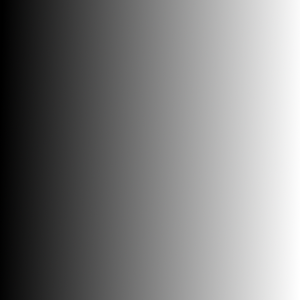
#> input picture opencv/data/gradient.png, 300 x 300 px
$ python p053_thresh_01.py
#> lines starting #> are read from the running program, lines starting #| are printed output that depends on the picture; after the words box and inside, x2 and y2 are one past the last pixel; in counts of white or black regions, pixels touching at a corner belong together
# coding: utf-8

import cv2
import numpy as np
from matplotlib import pyplot as plt

img = cv2.imread( './data/gradient.png',0)
#> img: shape (300, 300); min 0, max 255, mean 126.3

ret,thresh1 = cv2.threshold(img,127,255,cv2.THRESH_BINARY)
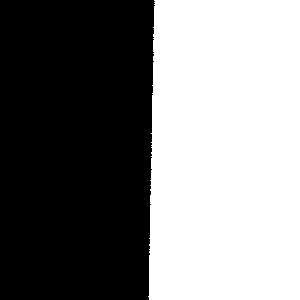
#> thresh1: shape (300, 300); 49.5% white; 1 white region, box (x1, y1, x2, y2) and area: (148, 0, 300, 300) 44573
ret,thresh2 = cv2.threshold(img,127,255,cv2.THRESH_BINARY_INV)
ret,thresh3 = cv2.threshold(img,127,255,cv2.THRESH_TRUNC)
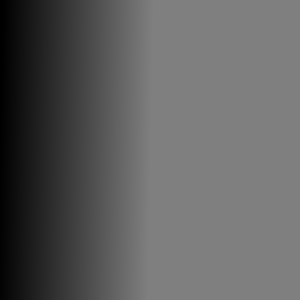
#> thresh3: shape (300, 300); min 0, max 127, mean 95.1
ret,thresh4 = cv2.threshold(img,127,255,cv2.THRESH_TOZERO)
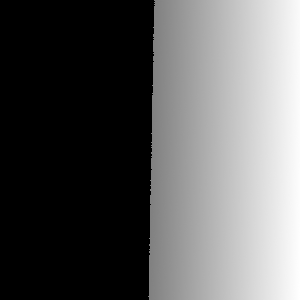
#> thresh4: shape (300, 300); min 0, max 255, mean 94.1
ret,thresh5 = cv2.threshold(img,127,255,cv2.THRESH_TOZERO_INV)
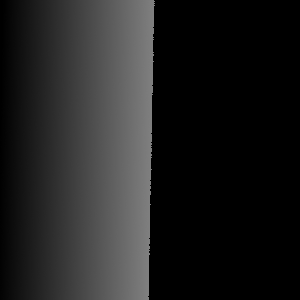
#> thresh5: shape (300, 300); min 0, max 127, mean 32.2

titles = ['Original Image','BINARY','BINARY_INV','TRUNC','TOZERO','TOZERO_INV']
images = [img, thresh1, thresh2, thresh3, thresh4, thresh5]

fig = plt.figure()
rows = 2
cols = 3
for r in range( rows ) :
    for c in range(cols) :
        idx = r*cols + c
        img = images[idx]
        ax = fig.add_subplot( rows, cols, idx + 1)
        ax.imshow(cv2.cvtColor(img, cv2.COLOR_BGR2RGB))
        ax.set_title( titles[idx] )
        ax.set_xticks([]), ax.set_yticks([])
    pass
pass

plt.show()
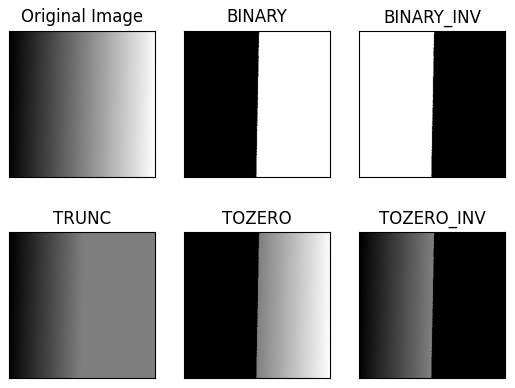
#> figure drawn by matplotlib, 6 panels

$ run again, with opencv/data/basketball1.png copied over opencv/data/gradient.png
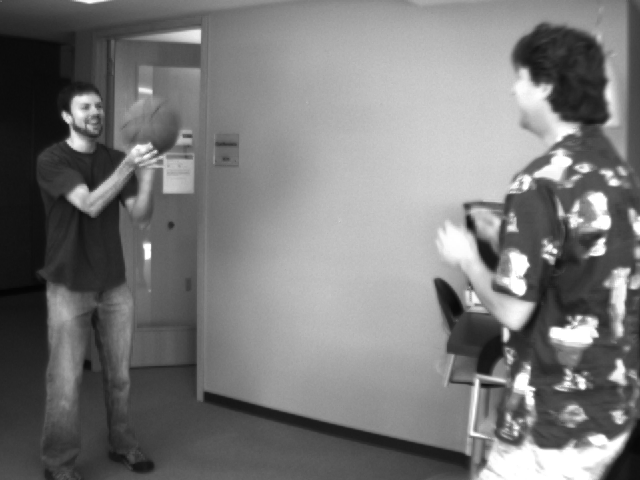
#> input picture opencv/data/basketball1.png, 640 x 480 px
#> img is the input picture: shape (480, 640); min 4, max 255, mean 120.3
#> `ret,thresh1 = cv2.threshold(img,127,255,cv2.THRESH_BINARY)`:
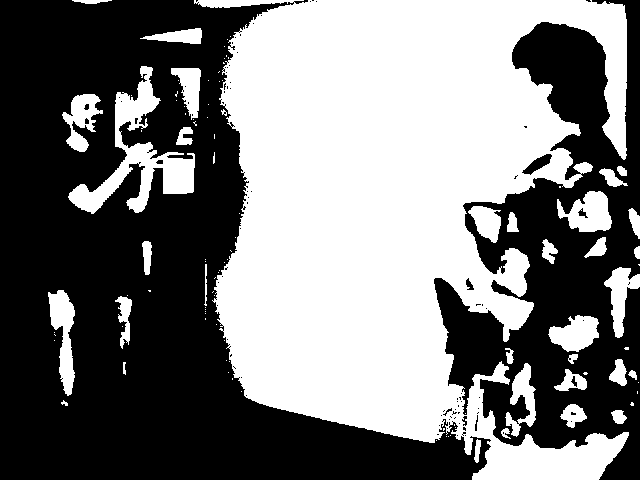
#> thresh1: shape (480, 640); 47.6% white; 104 white regions (69 under 20 px), largest, box (x1, y1, x2, y2) and area: (194, 0, 629, 480) 127311, (68, 66, 195, 214) 5217, (48, 290, 75, 396) 1502
#> `ret,thresh5 = cv2.threshold(img,127,255,cv2.THRESH_TOZERO_INV)`:
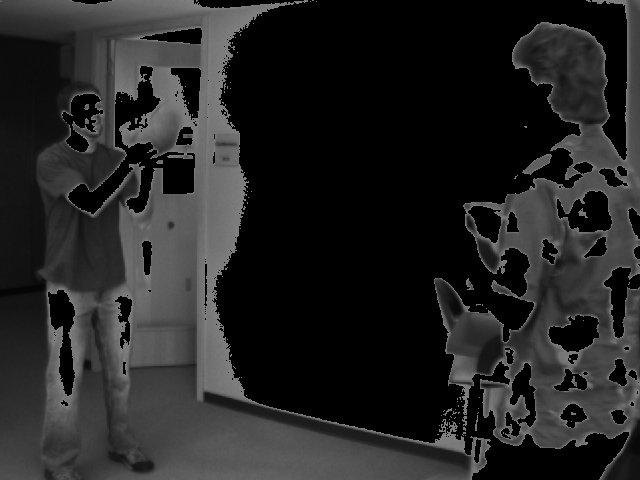
#> thresh5: shape (480, 640); min 0, max 127, mean 36.4
